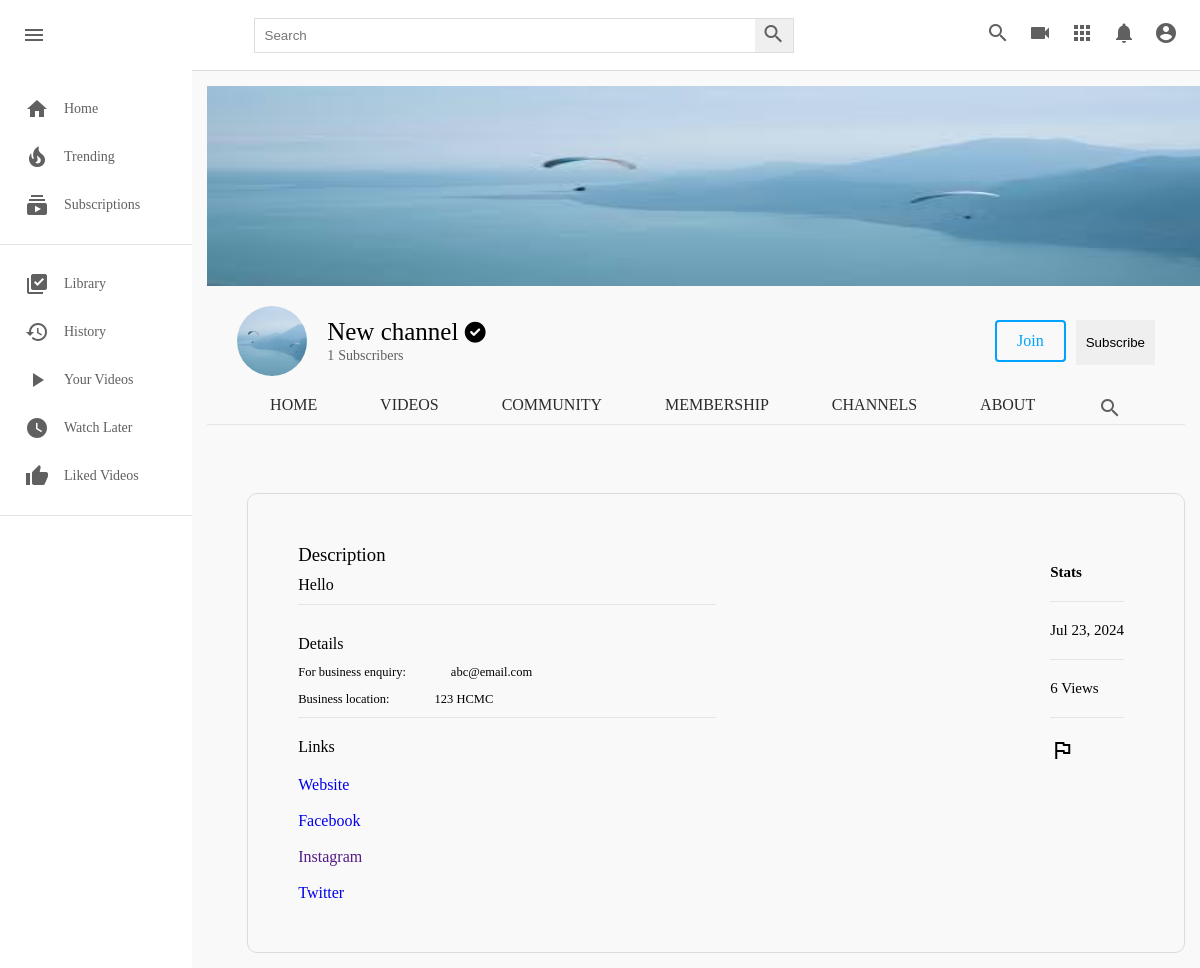
Page /c/2/about/ on the earlier database version.
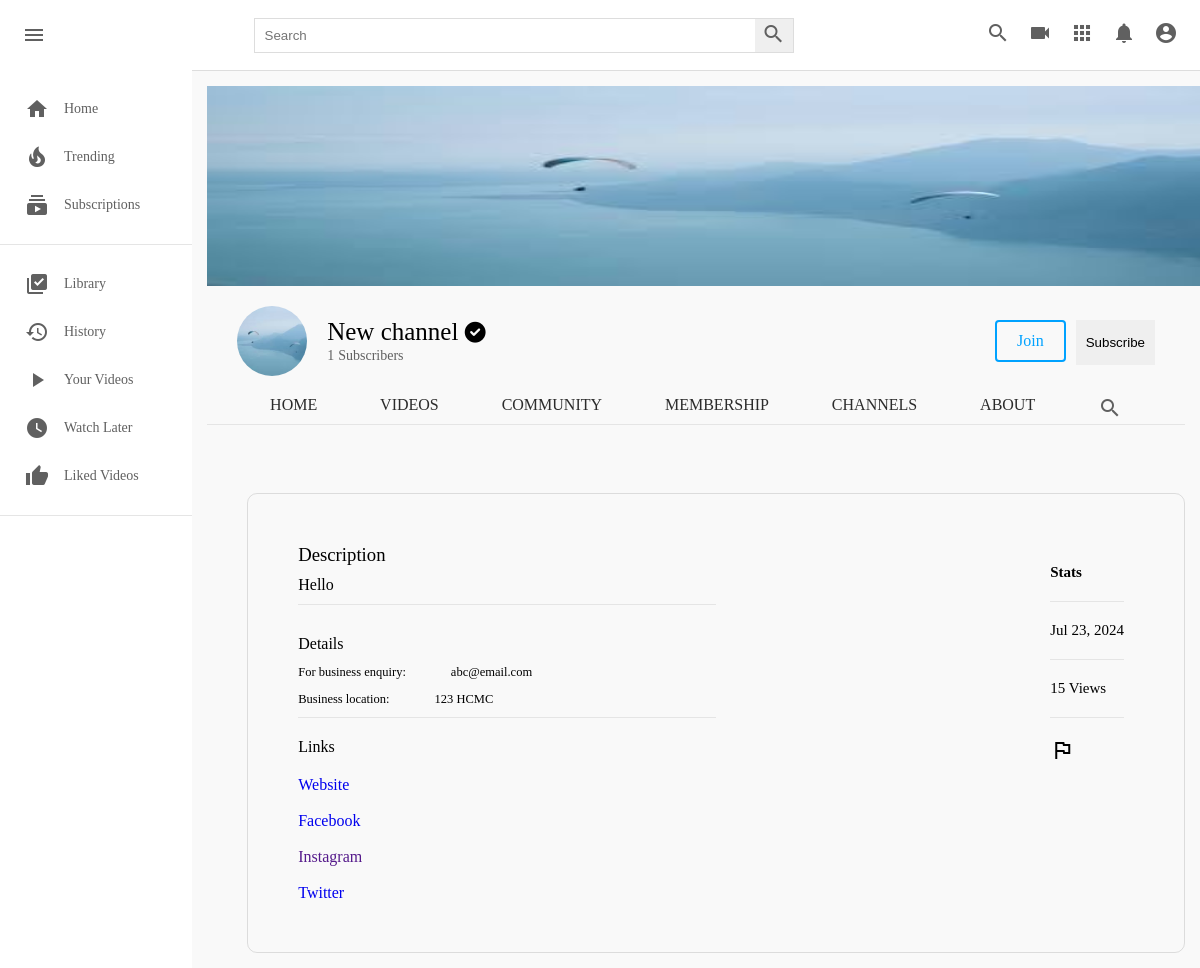
Same page on the later database version.
### channel/models.py (models this page shows, shortened)
class Channel(models.Model):
  channel_art = models.ImageField(upload_to=user_directory_path, null=True, blank=True)
  image = models.ImageField(upload_to=user_directory_path, null=True, blank=True)
  full_name = models.CharField(max_length=200)
  channel_name = models.CharField(max_length=200)
  description = models.TextField(null=True, blank=True)
  keywords = TaggableManager()
  joined = models.DateTimeField(auto_now_add=True)
  status = models.CharField(choices=STATUS, max_length=100, default="active")
  user = models.OneToOneField(User, on_delete=models.SET_NULL, null=True, related_name="channel")
  subscribers = models.ManyToManyField(User, related_name="user_subs")
  verified = models.BooleanField(default=False)
  total_views = models.IntegerField(default=0)
  business_email = models.EmailField(null=True, blank=True)
  make_business_email_public = models.BooleanField(default=False)
  business_location = models.CharField(null=True, blank=True, max_length=500)
  make_business_location_public = models.BooleanField(default=False)
  website = models.URLField(default="https://my-website.com/")
  instagram = models.URLField(default="https://instagram.com/")
  facebook = models.URLField(default="https://facebook.com/")
  twitter = models.URLField(default="https://twitter.com/")

### channel/views.py (the view)
# urls.py: path("<channel_id>/about/", views.channel_about, name="channel-about"),
def channel_about(request, channel_id):
  channel = get_object_or_404(Channel, id=channel_id)
  context = {
    "channel":channel,
  }
  return render(request, "channel/channel-about.html", context)

### templates/channel/channel-about.html (shortened to what the changed rows need)
{% load static %}
<!DOCTYPE html>
<html lang="en">
<head>
    <link rel="stylesheet" href="{% static 'css/style.css' %}" type="text/css">
    <link rel="stylesheet" href="https://use.fontawesome.com/releases/v6.0.0/css/all.css" />
</head><link rel="stylesheet" href="https://fonts.googleapis.com/css2?family=Material+Symbols+Outlined:opsz,wght,FILL,GRAD@48,400,0,0" />
<body>
    <div class="mainBody">
        <div class="videos">
            {% include 'channel/partials/channel-header.html' %}
            <div class="content-border">
                <div class="about-div">
                    <div class="about-left">
                        <h3>Description</h3>
                        <h4>{{ channel.description }}</h4>                            <hr>
                        <div class="about-details">
                            <div>
                            </div>
                            {% if channel.make_business_email_public == True %}
                            <div class="about-biz">
                                <h3><small>For business enquiry:</small></h3>
                                <h3 class="left-h4"><small>{{ channel.business_email }}</small></h3>
                            </div>
                            {% endif %}
                            {% if channel.make_business_location_public == True %}
                            <div class="about-biz">
                                <h3><small>Business location:</small></h3>
                                <h3 class="left-h4"><small>{{ channel.business_location }}</small></h3>
                            </div>
                            {% endif %}
                        </div>
                        <hr>
                        <div class="links">
                            <h4>Links</h4>
                            <div class="links-content">
                                <a href="{{channel.website}}">Website</a> <br><br>
                                <a href="{{channel.facebook}}">Facebook</a> <br><br>
                                <a href="{{channel.instgram}}">Instagram</a> <br><br>
                            </div>
                        </div>
                    </div>
                    <div class="about-right">
                        <div class="stats">
                            <h5>{{channel.joined|date:"M d, Y"}}</h5>
                            <hr>
                            <h5>{{channel.total_views}} View{{channel.total_views|pluralize}}</h5>
                            <hr>
                            <h5>
                                <i class="material-symbols-outlined">flag</i>
                            </h5>
                        </div>
                    </div>
                </div>
            </div>
        </div>
    </div>
</body>
</html>

### templates/channel/partials/channel-header.html (shortened to what this page needs)
<div class="channel-art">
  <img src="{{ channel.channel_art.url }}" alt="" />
</div>
<div class="channel-header flex">
  <div class="channel-img-title flex">
    <img class="img" src="{{ channel.image.url }}" alt="" />
    <div class="channel-image-texts">
      <h4>{{ channel.channel_name }}
        {% if channel.verified == True %}
        <small><i class="fas fa-check-circle"></i></small>
        {% endif %}
      </h4>
      <span id="count"></span> <span>Subscribers</span>
    </div>
  </div>
  <div class="channel-header-btns">
    <div><a href="" class="channel-join">Join</a></div>
    <div>
      <button id="sub_btn" onclick="addSub()" style="padding: 15px 10px; margin-top: 10px; border: none;"class="subscribe-btn">
        Subscribe
      </button>
    </div>
  </div>
</div>
<div class="channel-header-links flex">
  <a href="{% url 'channel-profile' channel.id %}" class="display-this">Home</a>
  <a href="{% url 'channel-videos' channel.id %}" class="display-this">Videos</a>
  <a href="{% url 'channel-community' channel.id %}" class="dont-display-thdis">Community</a>
  <a href="{% url 'channel-profile' channel.id %}" class="dont-display-this">Membership</a>
  <a href="{% url 'channel-profile' channel.id %}" class="dont-display-this">Channels</a>
  <a href="{% url 'channel-about' channel.id %}" class="display-this">About</a>
  <a href="{% url 'channel-profile' channel.id %}" class="dont-display-this"><i class="material-icons">search</i></a>
</div>
<hr/>
<br/>

Differences in the rows shown:
changed Channel "New channel": total_views "6" → "15"
